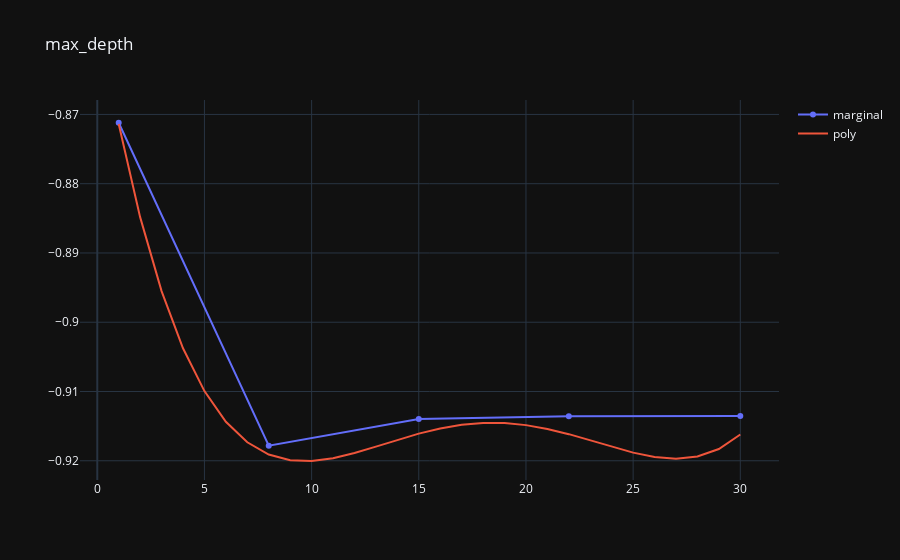
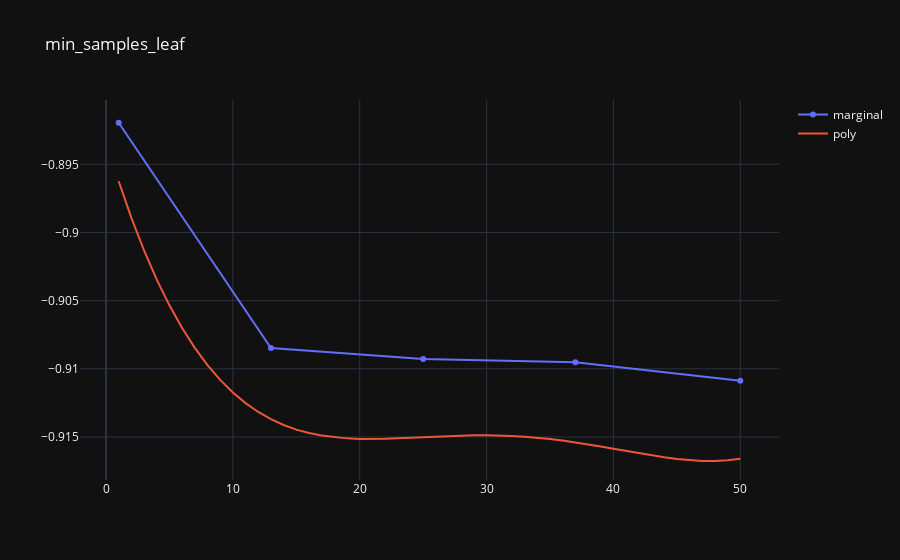
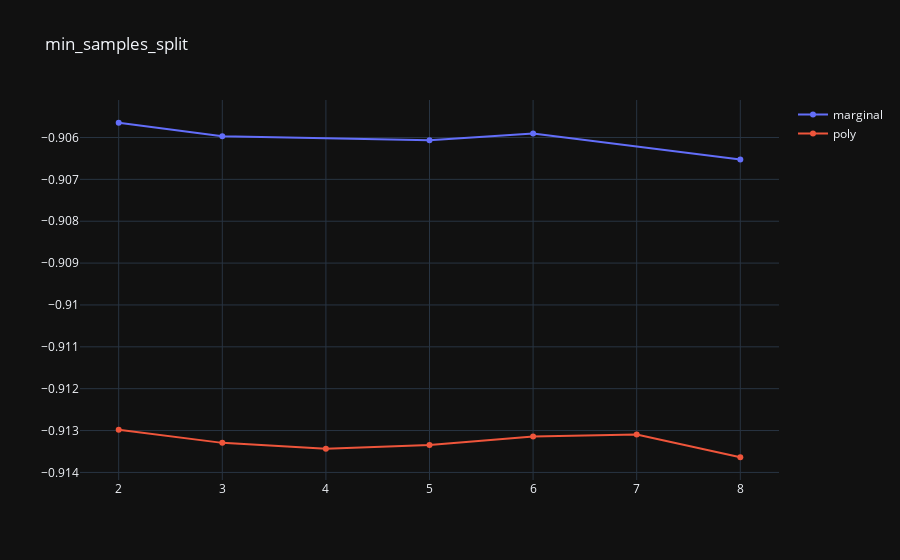

The notebook cell saved with these charts, in order:
### Code cell
marg = search.marginals()

# TODO Marginal plot with confint shade 
for k in marg.keys():
    go.Figure(
        [
            go.Scatter(x=marg[k][k], y=marg[k]["mean"],name ="marginal"),
            go.Scatter(x=margpoly[k][k], y=margpoly[k]["mean"], name = "poly"),
        ]
    ).update_layout(title=k).show()

### Figure 1 — Plotly figure (JSON) as saved in the notebook; plotly's stock layout.template omitted (floating-point values rounded to 4 significant figures)
{"data": [{"name": "marginal", "type": "scatter", "x": [1, 8, 15, 22, 30], "y": [-0.8712, -0.9178, -0.914, -0.9136, -0.9135]}, {"name": "poly", "type": "scatter", "x": [1, 2, 3, 4, 5, 6, 7, 8, 9, 10, 11, 12, 13, 14, 15, 16, 17, 18, 19, 20, 21, 22, 23, 24, 25, 26, 27, 28, 29, 30], "y": [-0.8714, -0.8848, -0.8955, -0.9038, -0.9099, -0.9144, -0.9173, -0.9191, -0.9199, -0.92, -0.9196, -0.9189, -0.918, -0.917, -0.9161, -0.9153, -0.9148, -0.9145, -0.9146, -0.9149, -0.9154, -0.9162, -0.917, -0.918, -0.9188, -0.9195, -0.9197, -0.9194, -0.9183, -0.9162]}], "layout": {"title": {"text": "max_depth"}}}

### Figure 2 — Plotly figure (JSON) as saved in the notebook; plotly's stock layout.template omitted (floating-point values rounded to 4 significant figures)
{"data": [{"name": "marginal", "type": "scatter", "x": [1, 13, 25, 37, 50], "y": [-0.892, -0.9085, -0.9093, -0.9095, -0.9109]}, {"name": "poly", "type": "scatter", "x": [1, 2, 3, 4, 5, 6, 7, 8, 9, 10, 11, 12, 13, 14, 15, 16, 17, 18, 19, 20, 21, 22, 23, 24, 25, 26, 27, 28, 29, 30, 31, 32, 33, 34, 35, 36, 37, 38, 39, 40, 41, 42, 43, 44, 45, 46, 47, 48, 49, 50], "y": [-0.8962, -0.8989, -0.9013, -0.9035, -0.9053, -0.907, -0.9085, -0.9097, -0.9108, -0.9117, -0.9125, -0.9132, -0.9137, -0.9141, -0.9145, -0.9147, -0.9149, -0.915, -0.9151, -0.9151, -0.9151, -0.9151, -0.9151, -0.9151, -0.915, -0.915, -0.9149, -0.9149, -0.9149, -0.9149, -0.9149, -0.9149, -0.915, -0.9151, -0.9152, -0.9153, -0.9154, -0.9155, -0.9157, -0.9159, -0.916, -0.9162, -0.9163, -0.9165, -0.9166, -0.9167, -0.9168, -0.9168, -0.9167, -0.9166]}], "layout": {"title": {"text": "min_samples_leaf"}}}

### Figure 3 — Plotly figure (JSON) as saved in the notebook; plotly's stock layout.template omitted (floating-point values rounded to 4 significant figures)
{"data": [{"name": "marginal", "type": "scatter", "x": [2, 3, 5, 6, 8], "y": [-0.9056, -0.906, -0.9061, -0.9059, -0.9065]}, {"name": "poly", "type": "scatter", "x": [2, 3, 4, 5, 6, 7, 8], "y": [-0.913, -0.9133, -0.9134, -0.9133, -0.9131, -0.9131, -0.9136]}], "layout": {"title": {"text": "min_samples_split"}}}
